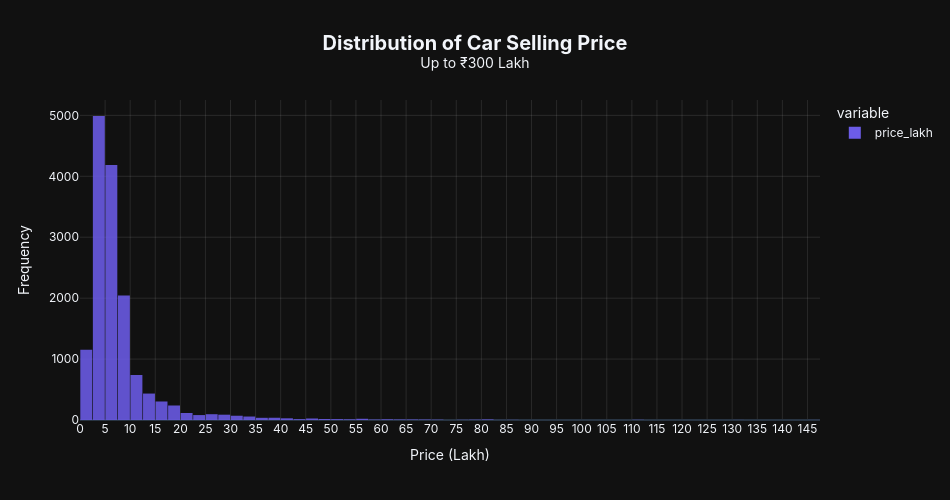

This figure's notebook cell:
### Markdown cell above
### 1. 🔵 Univariate Analysis

Analyzing one variable at a time to understand its individual distribution and frequency.


####  Plot 1 — Distribution of Selling Price

Plotted a histogram of car selling prices filtered up to ₹300 Lakh.
Used bins=30 to get a detailed view of the price spread.


 Insight: Most cars are priced between ₹5–20 Lakh, with very few luxury cars exceeding ₹50 Lakh. The distribution is right-skewed, indicating a small number of high-priced vehicles.


####  Plot 2 — Distribution of Vehicle Age

Plotted a line chart showing how many cars exist for each vehicle age (in years).


 Insight: Most cars in the dataset are 0–10 years old, with very few older than 15 years — indicating the dataset is dominated by relatively newer vehicles.


####  Plot 3 — Fuel Type Distribution

Plotted a bar chart showing the count of cars for each fuel type.


 Insight: Diesel and Petrol cars dominate the dataset. CNG and Electric cars are significantly fewer, reflecting real-world market trends in India.

### Code cell
# Plot 1: Distribution of Selling Price (Univariate Analysis)
price_data = df[df['price_lakh'] <= 300]['price_lakh']

fig = px.histogram(
    price_data,
    title='<b>Distribution of Car Selling Price</b><br><sup>Up to ₹300 Lakh</sup>',
    labels={'value': 'Price (Lakh)', 'count': 'Frequency'},
    color_discrete_sequence=['#6C5CE7'],
    opacity=0.88
)
fig.update_traces(xbins=dict(start=0, size=2.5))
fig.update_layout(
    xaxis_title='Price (Lakh)',
    yaxis_title='Frequency',
    title_font_size=20,
    title_x=0.5,
    bargap=0.05,
    width=950, height=500,
    font=dict(family='Inter, sans-serif'),
    plot_bgcolor='rgba(0,0,0,0)',
    xaxis=dict(dtick=5, showgrid=True, gridcolor='rgba(255,255,255,0.1)'),
    yaxis=dict(showgrid=True, gridcolor='rgba(255,255,255,0.1)'),
)
fig.show()

### Figure 1 — Plotly figure (JSON) as saved in the notebook; plotly's stock layout.template omitted (floating-point values rounded to 4 significant figures; data arrays with more than 128 entries replaced by an {"elided": "..."} marker saying what was removed)
{"data": [{"bingroup": "x", "hovertemplate": "variable=price_lakh<br>Price (Lakh)=%{x}<br>count=%{y}<extra></extra>", "legendgroup": "price_lakh", "marker": {"color": "#6C5CE7", "opacity": 0.88, "pattern": {"shape": ""}}, "name": "price_lakh", "orientation": "v", "showlegend": true, "type": "histogram", "x": {"elided": "14862 float values"}, "xaxis": "x", "xbins": {"size": 2.5, "start": 0}, "yaxis": "y"}], "layout": {"bargap": 0.05, "barmode": "relative", "font": {"family": "Inter, sans-serif"}, "height": 500, "legend": {"title": {"text": "variable"}, "tracegroupgap": 0}, "plot_bgcolor": "rgba(0,0,0,0)", "title": {"font": {"size": 20}, "text": "<b>Distribution of Car Selling Price</b><br><sup>Up to ₹300 Lakh</sup>", "x": 0.5}, "width": 950, "xaxis": {"anchor": "y", "domain": [0, 1], "dtick": 5, "gridcolor": "rgba(255,255,255,0.1)", "showgrid": true, "title": {"text": "Price (Lakh)"}}, "yaxis": {"anchor": "x", "domain": [0, 1], "gridcolor": "rgba(255,255,255,0.1)", "showgrid": true, "title": {"text": "Frequency"}}}}
